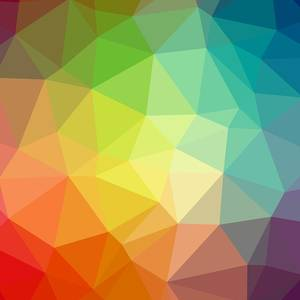
#> input picture assignment-3/input/f1_color.jpg, 300 x 300 px
$ python hw3.py
#> lines starting #> are read from the running program, lines starting #| are printed output that depends on the picture
import math
import numpy as np
from numpy import genfromtxt
import matplotlib.pyplot as plt
import time

import argparse
import os.path
from skimage import color, io, data
from skimage.color import rgb2gray

bin_size = 0
histo_dim = 0
histo_1d = np.zeros((2,256))
histo_2d = np.zeros((256,256))
width = 0
height = 0
channel = np.zeros((2,1500, 1500))


def init():
    global bin_size, histo_dim
    histo_dim = int(256 / bin_size + 1)


def histogram_1d(idx, x_start, x_end, y_start, y_end):

    global histo_1d, bin_size, histo_dim, channel
    counter = np.zeros(256)
    for x in range(x_start, x_end-1):
        for y in range(y_start, y_end-1):
            index = int(channel[idx][x][y] / bin_size)
            counter[index] += 1
            # print(channel[idx][x][y], index)

    dim = (x_end - x_start) * (y_end - y_start)
    histo_1d[idx, :] = counter / dim


def histogram_2d(shift):

    global histo_2d, bin_size, width, height, channel
    counter = np.zeros((256, 256))

    histogram_1d(0,0,width, 0, height)
    histogram_1d(1,0,width, 0, height-40+shift)

    for i in range(width):
        for j in range(height):
            count_i = int(channel[0][i][j] / bin_size)
            count_j = int(channel[1][i][j+ shift] / bin_size)
            counter[count_i][count_j] += 1

    dim = width * height
    histo_2d = counter / dim
    # [4 lines of commented-out code are left out]

def mutual_information():
    global histo_1d, histo_2d, width, height, channel
    value = np.zeros(41)

    for shift in range(41):
        histo_1d = np.empty((2,256))
        histo_2d = np.empty((256,256))
        histogram_1d(0,0,width - 1, 0, height)
        histogram_1d(1,0,width, shift, height-40+shift)
        histogram_2d(shift)

        for y in range(histo_dim):
            for x in range(histo_dim):
                if (histo_1d[0][x] * histo_1d[1][y] > 0):
                    val = histo_2d[x][y] / histo_1d[0][x] * histo_1d[1][y]
                    if val > 0.0:
                        log_result = math.log10(float(val))
                        if(log_result > 0):
                            value[shift] += (histo_2d[x][y] * log_result)
                            print(value[shift])
                else:
                    continue

    return value


def main():

    input_img = io.imread("../input/f1_color.jpg")
#> input_img is the input picture: shape (300, 300, 3); mean R, G, B 161.3, 152.9, 93
    green_img = input_img[:,:,1]
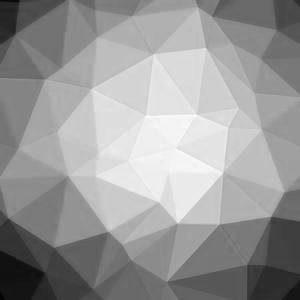
#> green_img: shape (300, 300); min 1, max 253, mean 152.9
    red_img = input_img[:,:,2]
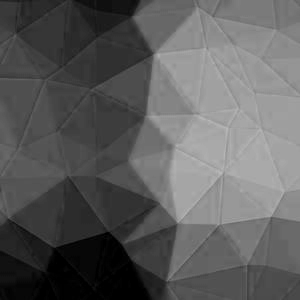
#> red_img: shape (300, 300); min 0, max 186, mean 93

    # [5 lines of commented-out code are left out]

    global width, height
    width = green_img.shape[1]
#> width = 300
    height = green_img.shape[0]
#> height = 300
    print(width, height)
#| 300 300

    global bin_size, channel
    bin_size = 5

    green_img_trans = np.transpose(green_img)
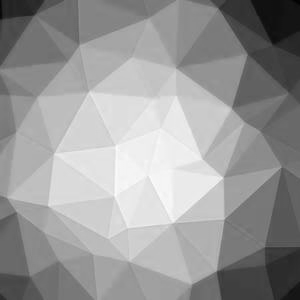
#> green_img_trans: shape (300, 300); min 1, max 253, mean 152.9
    red_img_trans = np.transpose(red_img)
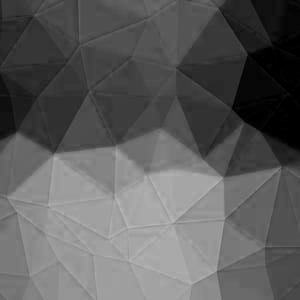
#> red_img_trans: shape (300, 300); min 0, max 186, mean 93
    channel[0,:width,:height] = green_img_trans
    channel[1,:width,:height] = red_img_trans

    init()
    result = mutual_information()
#> result = 41 values from 0 to 0
    print(result)
#| [0. 0. 0. 0. 0. 0. 0. 0. 0. 0. 0. 0. 0. 0. 0. 0. 0. 0. 0. 0. 0. 0. 0. 0.
#|  0. 0. 0. 0. 0. 0. 0. 0. 0. 0. 0. 0. 0. 0. 0. 0. 0.]
    np.savetxt("test.txt",result )


if __name__ == main():
    main()
